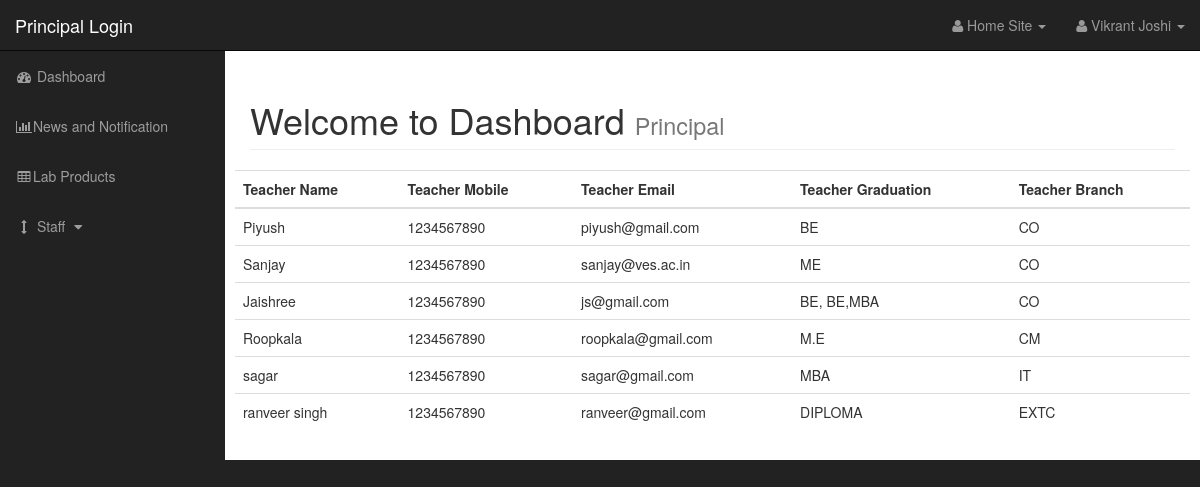
The app's page /admin/dashboard.php?source=view_staff with its own data.
### tables this page shows
CREATE TABLE `teachers` (
  `id` int(11) NOT NULL,
  `teacher_name` varchar(255) NOT NULL,
  `username` varchar(255) NOT NULL,
  `teacher_mobile` int(11) NOT NULL,
  `email` varchar(255) NOT NULL,
  `teacher_graduation` varchar(255) NOT NULL,
  `password` varchar(255) NOT NULL,
  `branch` varchar(255) NOT NULL
);

### admin/includes/view_staff.php (the view)
<table class="table table-hover table-responsive">
        <tr>
            <th>Teacher Name</th>
            <th>Teacher Mobile</th>
            <th>Teacher Email</th>
            <th>Teacher Graduation</th>
            <th>Teacher Branch</th>
        </tr>
    <tbody>
         <?php
$query = "select * from teachers";
$view_query = mysqli_query($connection, $query);
while($row = mysqli_fetch_assoc($view_query)){
    $teacher_name = $row['teacher_name'];
    $teacher_mobile = $row['teacher_mobile'];
    $teacher_email = $row['email'];
    $teacher_graduation = $row['teacher_graduation'];
    $teacher_branch = $row['branch'];
        echo "<tr>";
        echo "<td>$teacher_name</td>";
        echo "<td>$teacher_mobile</td>";
        echo "<td>$teacher_email</td>";
        echo "<td>$teacher_graduation</td>";
        echo"<td>$teacher_branch</td>";
        echo "</tr>";
}
?>
    </tbody>
    </table>

### admin/dashboard.php (shortened to what this page needs)
<!DOCTYPE html>
<html lang="en">
    <?php
    include_once("..//INCLUDES/db.php");
    ?>
<head>
    <link href="css/bootstrap.min.css" rel="stylesheet">
    <link href="css/sb-admin.css" rel="stylesheet">
    <link href="font-awesome/css/font-awesome.min.css" rel="stylesheet" type="text/css">
</head>
<body>
    <div id="wrapper">
        <nav class="navbar navbar-inverse navbar-fixed-top" role="navigation">
            <div class="navbar-header">
                <a class="navbar-brand" href="#">Principal Login</a>
            </div>
            <ul class="nav navbar-right top-nav">
                <li><a href="..//index.php"><i class="fa fa-user"></i> Home Site <b class="caret"></b></a></li>
                <li class="dropdown">
                    <a href="#" class="dropdown-toggle" data-toggle="dropdown"><i class="fa fa-user"></i> Vikrant Joshi <b class="caret"></b></a>
                </li>
            </ul>
            <div class="collapse navbar-collapse navbar-ex1-collapse">
                <ul class="nav navbar-nav side-nav">
                    <li>
                        <a href="dashboard.php?source=meta-deta"><i class="fa fa-fw fa-dashboard"></i> Dashboard</a>
                    </li>
                    <li>
                        <a href="dashboard.php?source=add-notif"><i class="fa fa-fw fa-bar-chart-o"></i>News and Notification</a>
                    </li>
                    <li>
                        <a href="dashboard.php?source=view-products"><i class="fa fa-fw fa-table"></i>Lab Products</a>
                    </li>
                    <li>
                        <a href="dashboard.php?source=view_staff" data-toggle="collapse" data-target="#demo"><i class="fa fa-fw fa-arrows-v"></i> Staff <i class="fa fa-fw fa-caret-down"></i></a>
                    </li>
                </ul>
            </div>
        </nav>
        <div id="page-wrapper">
            <div class="container-fluid">
                <div class="row">
                    <div class="col-lg-12">
                        <h1 class="page-header">
                            Welcome to Dashboard
                            <small>Principal</small>
                        </h1>
                    </div>
                </div>
            </div>
            <?php
                $source="";
            if(isset($_GET['source'])){
                $source = $_GET['source'];
            }
            switch($source){
                    case 'view_staff':
                    include_once("includes/view_staff.php");
                    break;
            }
            ?>
        </div>
    </div>
</body>
</html>

### admin/css/sb-admin.css (style rules this page uses)
body { margin-top: 100px; background-color: #222; }
@media (min-width:768px) { body { margin-top: 50px; } }
#wrapper { padding-left: 0; }
#page-wrapper { width: 100%; padding: 0; background-color: #fff; }
@media (min-width:768px) { #wrapper { padding-left: 225px; } }
@media (min-width:768px) { #page-wrapper { padding: 10px; } }
.top-nav { padding: 0 15px; }
.top-nav>li { display: inline-block; float: left; }
.top-nav>li>a { padding-top: 15px; padding-bottom: 15px; line-height: 20px; color: #999; }
@media (min-width:768px) { .side-nav { position: fixed; top: 51px; left: 225px; width: 225px; margin-left: -225px; border: none; border-radius: 0; overflow-y: auto; background-color: #222; } }
@media (min-width:768px) { .side-nav>li>a { width: 225px; } }

### records on screen
teachers: teacher_name "Piyush", teacher_mobile "1234567890", email "piyush@gmail.com", teacher_graduation "BE", branch "CO"
teachers: teacher_name "Sanjay", teacher_mobile "1234567890", email "sanjay@ves.ac.in", teacher_graduation "ME", branch "CO"
teachers: teacher_name "Jaishree", teacher_mobile "1234567890", email "js@gmail.com", teacher_graduation "BE, BE,MBA", branch "CO"
teachers: teacher_name "Roopkala", teacher_mobile "1234567890", email "roopkala@gmail.com", teacher_graduation "M.E", branch "CM"
teachers: teacher_name "sagar", teacher_mobile "1234567890", email "sagar@gmail.com", teacher_graduation "MBA", branch "IT"
teachers: teacher_name "ranveer singh", teacher_mobile "1234567890", email "ranveer@gmail.com", teacher_graduation "DIPLOMA", branch "EXTC"
